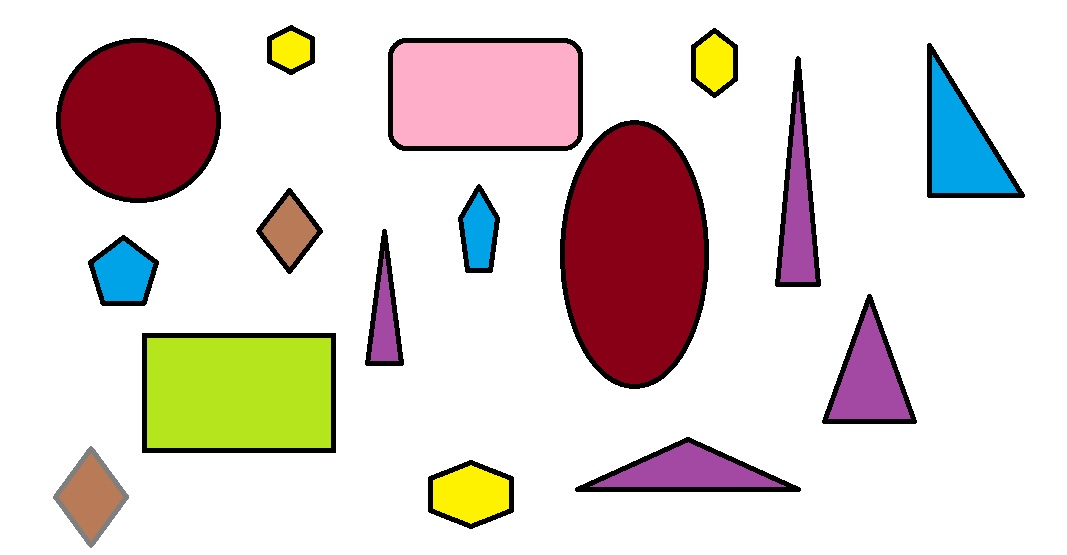
%> input picture prueba.jpg, 1067 x 555 px
$ octave operaciones_morfologicas_2.m   (GNU Octave 9; MATLAB toolbox functions it lacks are replaced by stand-ins)
%> lines starting %> are read from the running program, lines starting %| are printed output that depends on the picture; in (x1, y1, x2, y2) boxes, pixels count from 0 and x2, y2 are one past the last pixel; in counts of white or black regions, pixels touching at a corner belong together; the program's own positions count from 1
clear;
pkg load image;
close all;

##Script para realizar operaciones morfologicas en una imagen binarizada

##Se lee la imagen original con la funcio imread
im1=imread('prueba.jpg');
%> im1 is the input picture: size 555x1067x3 uint8; mean R, G, B 223.8, 212.1, 208.5
figure(1);subplot(2,2,1); imshow(im1); title('imagen original');

%%se puede definir el nivel de gris para binarizar con la funcion graythresh-->
nivel = graythresh(im1); %umbral de nivel de gris
%> nivel = 0.561

##im2bw es la funcion que convierte a una matriz binaria
##subplot permite mostrarvarias imagenes en un mismo figure
bw = im2bw(im1,nivel);
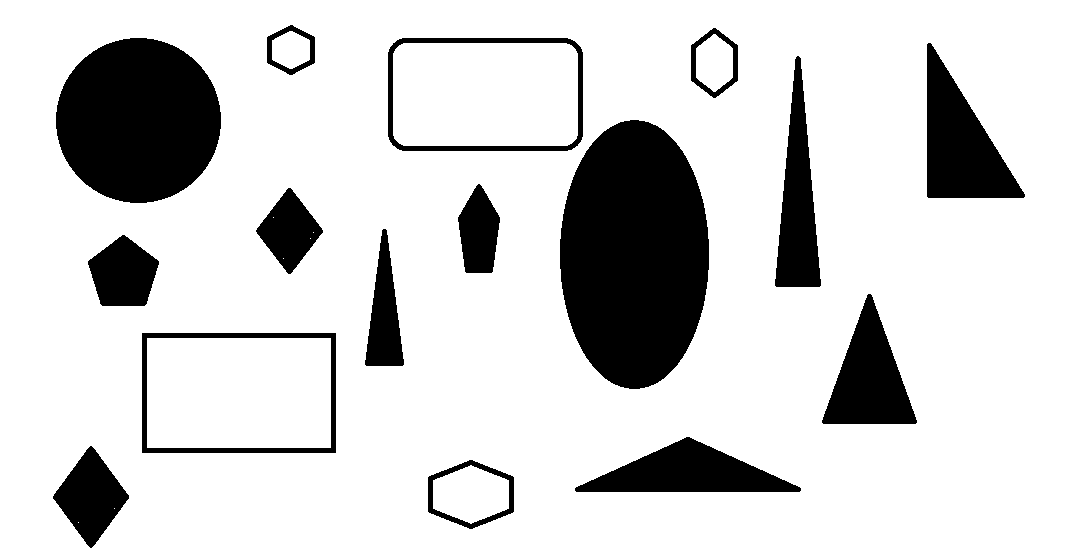
%> bw: size 555x1067 logical; 82.3% white; 16 black regions, largest, box (x1, y1, x2, y2) and area: (560, 120, 709, 389) 31480, (56, 38, 221, 203) 21364, (927, 43, 1025, 198) 8043
subplot(2,2,2); imshow(bw); title('imagen binarizada');

##Funcion bwmorph para realizar una operacion morfologica
bw2=bwmorph(bw,'remove');
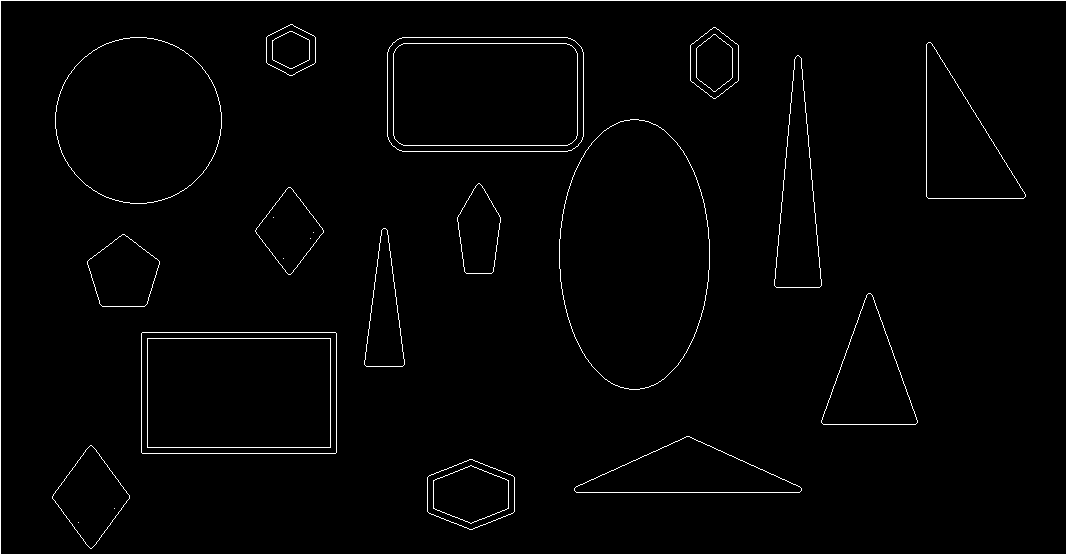
%> bw2: size 555x1067 logical; 1.8% white in thin lines or dots
subplot(2,2,3); imshow(bw2); title('Remover pixeles interiores y dejar el contorno');

##Se obtiene el esqueleto de la imagen
bw3=bwmorph(bw,'skel',Inf);
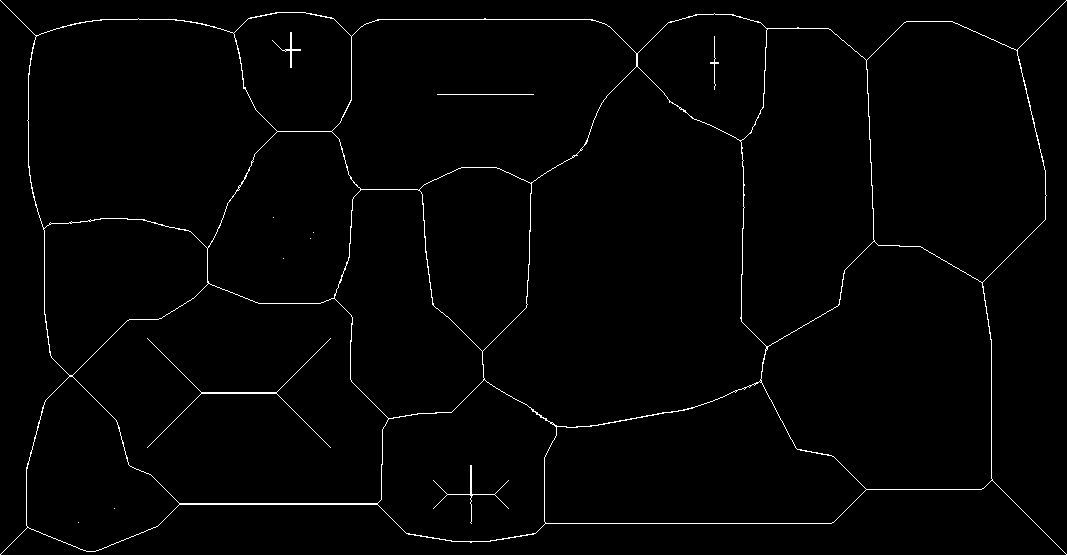
%> bw3: size 555x1067 logical; 1.4% white in thin lines or dots
subplot(2,2,4); imshow(bw3); title('Esqueleto de la imagen');
